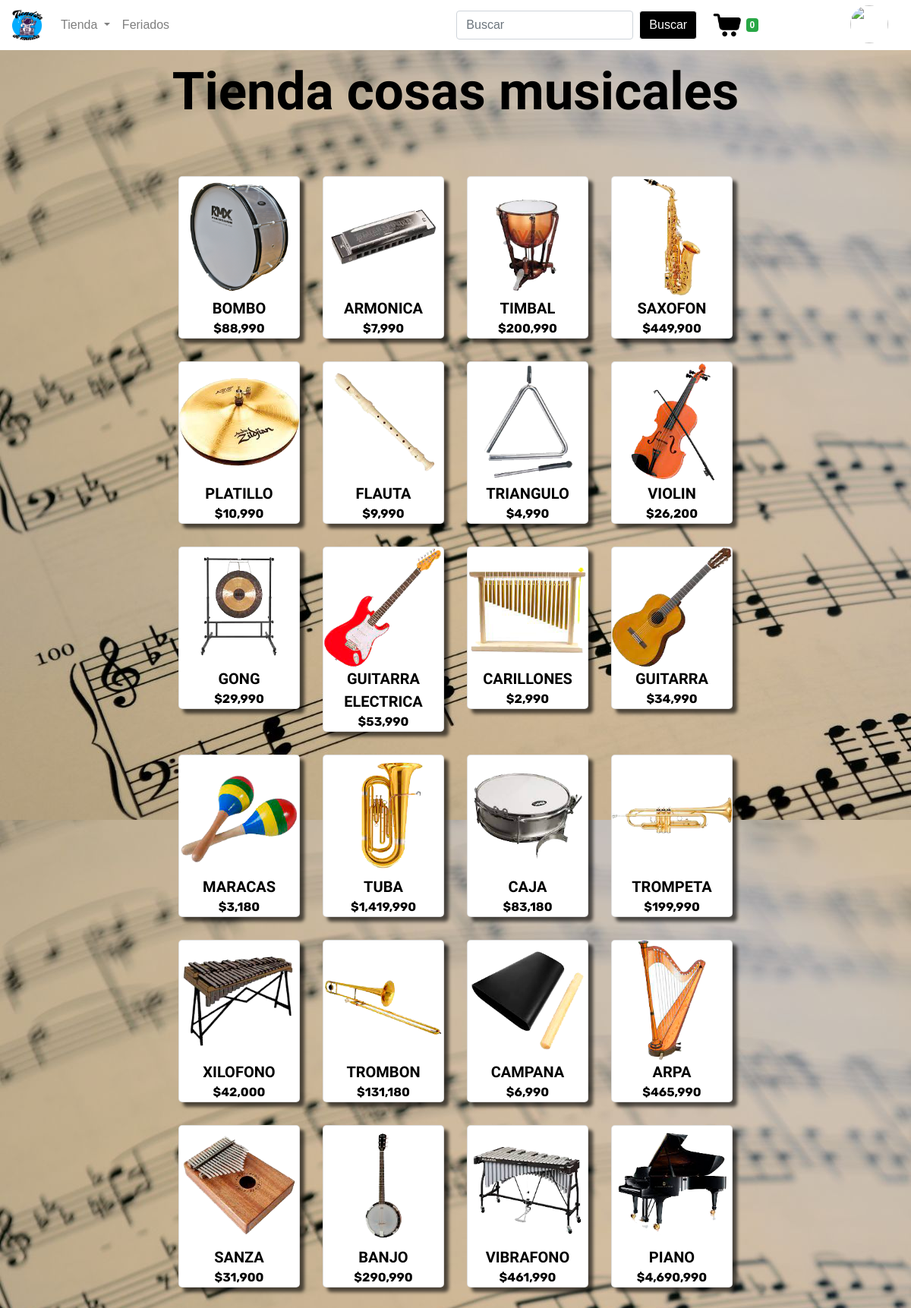
The page / on the database its author committed.
### tiendita/models.py (models this page shows, shortened)
class Producto(models.Model):
    cod_producto = models.AutoField(primary_key=True)
    nombre = models.CharField(max_length=30)
    precio = models.IntegerField()
    descripcion = models.CharField(max_length=400)
    stock = models.IntegerField()
    foto = models.ImageField(upload_to="tiendita")
    categoria = models.ForeignKey(Categoria,on_delete=models.CASCADE)

### tiendita/views.py (the view)
# urls.py: path('',tienda,name="tienda"),
def tienda(request):
    productos = Producto.objects.all()
    if request.user.is_authenticated:
        usuario = Usuario.objects.get(correo = request.user.username)
    else:
        usuario = Usuario.rol.id_rol = 1
    for producto in productos:
        producto.precio = intcomma(producto.precio)
        contexto = {
        "productos" :productos,
        "usuario" :usuario
        }
    return render(request,'tiendita/tienda/tienda.html',contexto)

### tiendita/processor.py (called while the page is built)
def total_carrito(request):
    total = 0
    if request.user.is_authenticated:
        if "carrito" in request.session:
            for key, value in request.session["carrito"].items():
                total += int(value["acumulado"])
    return{"total_carrito": total}

def total_cantidad(request):
    total = 0
    if request.user.is_authenticated:
        if "carrito" in request.session:
            for key, value in request.session["carrito"].items():
                total += int(value["cantidad"])
    return{"total_cantidad": total}

def add_carrito(request):
    if request.user.is_authenticated:
        if "carrito" in request.session:
            x = request.session["carrito"]
            y = len(x)
        else:
            y = 0
    else:
        y = 0
    return {"total":y}

### tiendita/templates/tiendita/tienda/tienda.html (shortened to what this page needs)
{% extends 'tiendita/plantilla/navbar.html' %}
{% load static %}
    {% block head %}
        <link type="text/css" rel="stylesheet" href="{% static 'tiendita/css/ernesto/design.css' %}">
    {% endblock head %}
    {% block body %}
        <div class="row">
            <div class="col-md-12">
                <h1 class="titulos">Tienda cosas musicales</h1>
            </div>
        </div>
        <div class="row">
            <div class="col-md-2"></div>
            {% for i in productos %}
                {% if forloop.counter0|divisibleby:4 %}
                        <div class="col-md-2"></div>
                    </div>
                    <div class="row">
                        <div class="col-md-2"></div>
                {% endif %}
                <div class="col-md-2">
                    <a href="{% url 'producto' i.cod_producto %}" class="textos borde card">
                        <img class="img" src="{{ i.foto.url }}" alt="No disponible"><br>
                        {{ i.nombre|upper }}
                        <p class="precio">${{ i.precio }}</p>
                    </a>
                </div>
            {% endfor %}
            <div class="col-md-2"></div>
        </div>
        <br>
    {% endblock body %}

### tiendita/templates/tiendita/plantilla/navbar.html (shortened to what this page needs)
<!DOCTYPE html>
<html lang="en">
{% load static %}
<head>
    <link rel="stylesheet" href="https://cdn.jsdelivr.net/npm/bootstrap@4.0.0/dist/css/bootstrap.min.css"
>
    {% block head %}
    {% endblock head %}
</head>
<body class="body">
    <div class="container">
        <nav class="navbar fixed-top navbar-expand-lg navbar-light">
            <a class="navbar-brand"><img class="imagenav"
                    src="{% static 'tiendita/img/iconos/logo.jpg' %}"></a>
            <div class="collapse navbar-collapse" id="navbarNav">
                <ul class="navbar-nav mr-auto">
                    <li class="nav-item dropdown">
                        <a class="nav-link dropdown-toggle" href="#" id="navbarDropdown" role="button"
                            data-toggle="dropdown" aria-haspopup="true" aria-expanded="false">
                            Tienda
                        </a>
                    </li>
                    <li class="nav-item">
                        <a class="nav-link" href="{% url 'feriados' %}">Feriados</a>
                    </li>
                </ul>
                <form class="form-inline my-2 my-lg-0 mx-auto" method="POST" action="{% url 'busqueda' %}">
                    <input class="form-control mr-sm-2" type="search" placeholder="Buscar" aria-label="Buscar" name="buscar">
                    <button class="btn btn-outline-light my-2 my-sm-0" type="submit">Buscar</button>
                        <a style="margin-left: 20px;" href="{% url 'carrito' %}">
                            <img class="imagenav" src="{% static 'tiendita/img/iconos/1carro.png' %}">
                            <span class="badge badge-success" >
                                {{total}}
                            </span>
                            </a>
                </form>
            </div>
            <div class="action">
                <div class="profile" onclick="menuToggle();">
                    <img src="https://media.tenor.com/SDwGg31pp4AAAAAC/maxwell-the-cat-maxwell.gif" alt="">
                </div>
            </div>
        </nav>
        {% block body %}
        {% endblock body %}
</body>
</html>

### tiendita/static/tiendita/css/ernesto/design.css (style rules this page uses)
.imagenav { width: 40px; height: 40px; }
.navbar { background-color: rgb(255, 255, 255); }
.body { margin-top: 80px; text-align: center; background-color: rgb(255, 255, 255); }
.btn { transition: .3s; background-color: rgb(0, 0, 0); color: white; margin-bottom: 40px; }
.img { width: 100%; max-width: 200px; }
.borde { cursor: pointer; border-radius: 5px; transition: .3s; border-width: 1px; background-color: rgb(255, 255, 255); box-shadow: 6px 6px 4px rgba(0, 0, 0, 0.623); display: block; margin: 0 auto; }
p { margin-bottom: 0px; }
a { text-decoration: none; color: black; }
.precio { text-align: center; font-family: 'Rubik', sans-serif; font-size: 16px; font-weight: bold; color: rgb(0, 0, 0); }
.textos { text-align: center; font-family: 'Montserrat Alternates', sans-serif; font-size: 20px; font-weight: bold; color: rgb(0, 0, 0); }
.titulos { color: rgb(0, 0, 0); font-family: 'Shrikhand', cursive; font-size: 69px; font-weight: bolder; }
.row { margin-top: 30px; margin-bottom: 30px; }
* { font-family: "poppins", sans-serif; margin: 0; padding: 0; }
body { background-color: #333; height: 100vh; }
.action { position: fixed; right: 30px; top: 7px }
.action .profile { border-radius: 50%; cursor: pointer; height: 50px; overflow: hidden; position: relative; width: 50px; }
.action .profile img { width: 100%; top: 0; position: absolute; object-fit: cover; left: 0; height: 100%; }

### rows shown on the page
Producto: foto (picture), nombre "BOMBO", precio "88,990"
Producto: foto (picture), nombre "ARMONICA", precio "7,990"
Producto: foto (picture), nombre "TIMBAL", precio "200,990"
Producto: foto (picture), nombre "SAXOFON", precio "449,900"
Producto: foto (picture), nombre "PLATILLO", precio "10,990"
Producto: foto (picture), nombre "FLAUTA", precio "9,990"
Producto: foto (picture), nombre "TRIANGULO", precio "4,990"
Producto: foto (picture), nombre "VIOLIN", precio "26,200"
Producto: foto (picture), nombre "GONG", precio "29,990"
Producto: foto (picture), nombre "GUITARRA ELECTRICA", precio "53,990"
Producto: foto (picture), nombre "CARILLONES", precio "2,990"
Producto: foto (picture), nombre "GUITARRA", precio "34,990"
Producto: foto (picture), nombre "MARACAS", precio "3,180"
Producto: foto (picture), nombre "TUBA", precio "1,419,990"
Producto: foto (picture), nombre "CAJA", precio "83,180"
Producto: foto (picture), nombre "TROMPETA", precio "199,990"
Producto: foto (picture), nombre "XILOFONO", precio "42,000"
Producto: foto (picture), nombre "TROMBON", precio "131,180"
Producto: foto (picture), nombre "CAMPANA", precio "6,990"
Producto: foto (picture), nombre "ARPA", precio "465,990"
Producto: foto (picture), nombre "SANZA", precio "31,900"
Producto: foto (picture), nombre "BANJO", precio "290,990"
Producto: foto (picture), nombre "VIBRAFONO", precio "461,990"
Producto: foto (picture), nombre "PIANO", precio "4,690,990"

### other values the page prints
{{ total }} "0"
